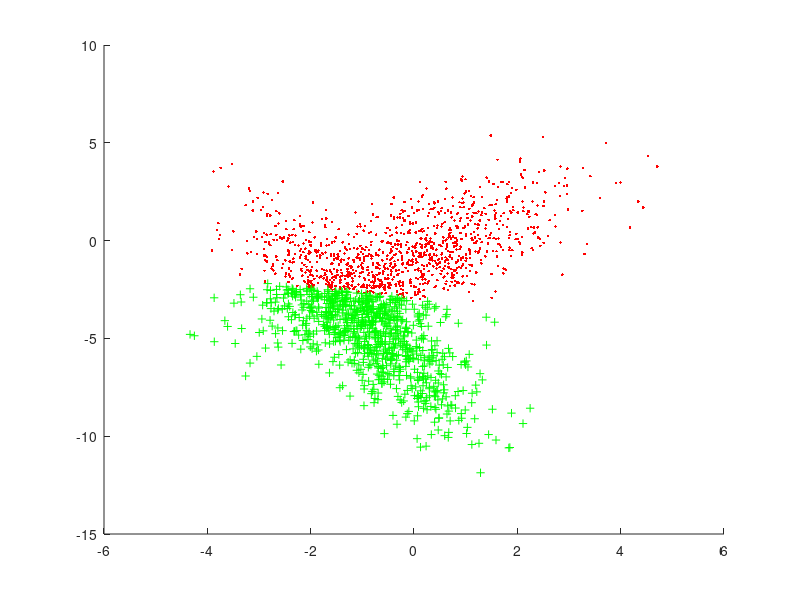
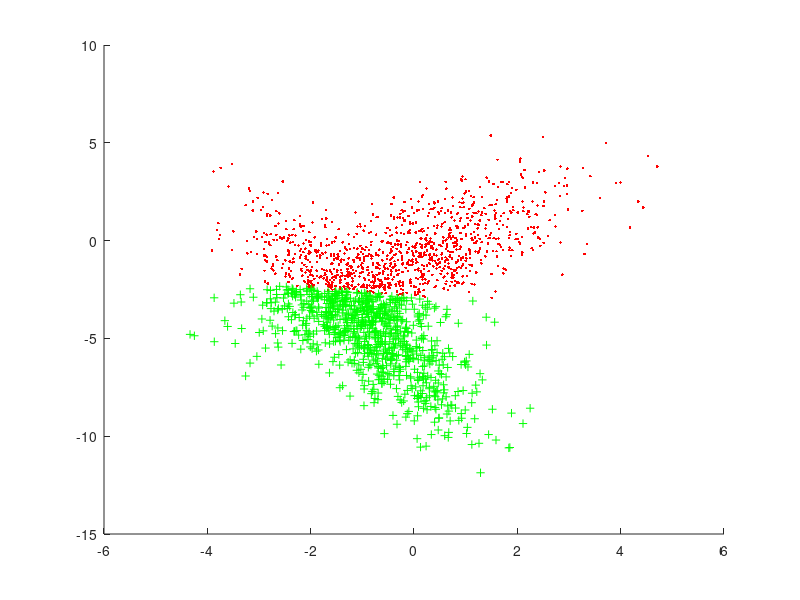

These figures' MATLAB source, in order:
clear all
close all
clc

load dat2.mat
load dat2priorC1
load dat2priorC2

data=dist2;
dataPriorC1=dist2priorC1;
dataPriorC2=dist2priorC2;
[r,c]=size(data);
[r1,c1]=size(dataPriorC1);
[r2,c2]=size(dataPriorC2);
K=2;

%Initializing Mean Using Prior Information 
centeroid=[sum(dataPriorC1)/r1;sum(dataPriorC2)/r2];

%K Means Algorithm 
distance=zeros(r,K);
dataPointLabels=zeros(r,1);

flag= true;
iterations=0;
while flag   %Convergence Condition

%Distance Calculation
for i=1:r   %Data Points
    for j=1:K    %Clusters
        for l=1:c   %features
            distance(i,j)=distance(i,j)+((data(i,l)- centeroid(j,l))^2);
        end
    end
end

%Assigning Data to Clusters
[a b]= min(distance,[],2);
dataPointLabels=b;

%Centeroid Movement
cluster1=[];
cluster2=[];
for i=1:r
    if dataPointLabels(i,1)==1
        cluster1=vertcat(cluster1,i);
    end
    if dataPointLabels(i,1)==2
        cluster2=vertcat(cluster2,i);
    end
end
tempsum1=zeros(1,2);
tempsum2=zeros(1,2);

for i=1:length(cluster1)
    for j=1:K
        tempsum1(1,j)=tempsum1(1,j)+data(cluster1(i),j);
    end
end
cluster1avg=tempsum1/length(cluster1);
for i=1:length(cluster2)
    for j=1:K
        tempsum2(1,j)=tempsum2(1,j)+data(cluster2(i),j);
    end
end
cluster2avg=tempsum2/length(cluster2);

oldCenteroid=centeroid;
centeroid=[cluster1avg;cluster2avg]

difference=centeroid-oldCenteroid

for i=1:2
    for j=1:2
        if (abs(difference(i,j))<0.005)
            flag = false;
        end
    end
end

iterations=iterations+1

z1=[];
z2=[];
for i=1:length(cluster1)
    z1=vertcat(z1,data(cluster1(i,1),:));
end
for i=1:length(cluster2)
    z2=vertcat(z2,data(cluster2(i,1),:));
end

figure;
hold on
plot(z1(:,1),z1(:,2),'r.'); %plotting cluster 1 pts
plot(z2(:,1),z2(:,2),'g+'); %plotting cluster 2 pts

end

